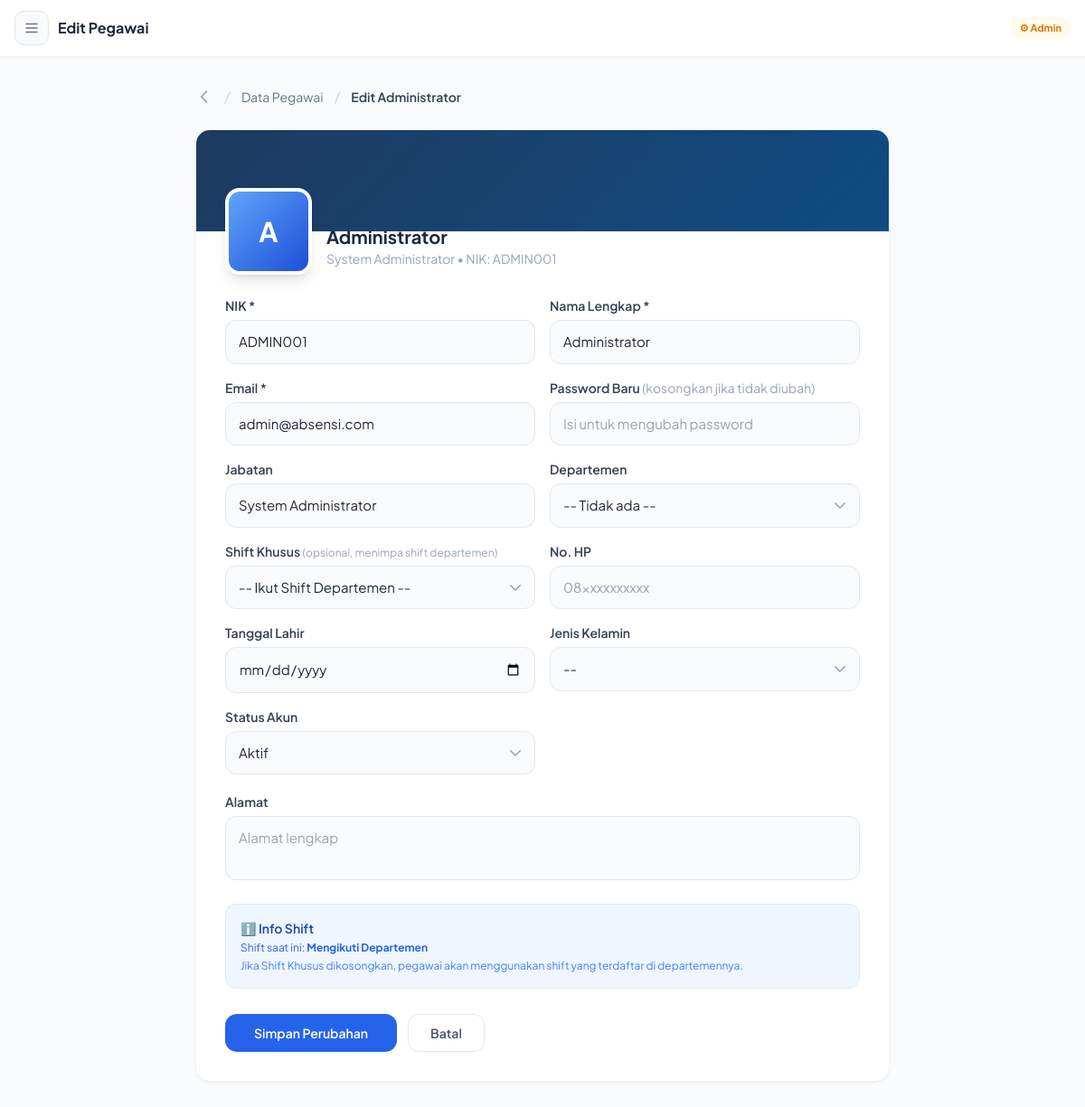
The page /admin/pegawai/edit/1 (signed in) on the database its author committed.
### tables this page shows
CREATE TABLE users (
            id INTEGER PRIMARY KEY AUTOINCREMENT,
            nik TEXT UNIQUE NOT NULL,
            nama TEXT NOT NULL,
            email TEXT UNIQUE NOT NULL,
            password TEXT NOT NULL,
            jabatan TEXT,
            departemen TEXT,
            departemen_id INTEGER,
            shift_id INTEGER,
            no_hp TEXT,
            alamat TEXT,
            tanggal_lahir TEXT,
            jenis_kelamin TEXT,
            foto TEXT,
            role TEXT DEFAULT "user",
            status TEXT DEFAULT "pending",
            created_at DATETIME DEFAULT CURRENT_TIMESTAMP,
            FOREIGN KEY(departemen_id) REFERENCES departemen(id),
            FOREIGN KEY(shift_id) REFERENCES shift(id)
        );

### app.py (the view, shortened to what this page needs)
@app.route('/admin/pegawai/edit/<int:uid>', methods=['GET','POST'])
@admin_required
def edit_pegawai(uid):
    conn=get_db()
    user=conn.execute("""SELECT u.*,d.nama as dept_nama,s.nama as shift_nama
        FROM users u LEFT JOIN departemen d ON u.departemen_id=d.id
        LEFT JOIN shift s ON u.shift_id=s.id WHERE u.id=?""",(uid,)).fetchone()
    depts=conn.execute("SELECT * FROM departemen WHERE aktif=1 ORDER BY nama").fetchall()
    shifts=conn.execute("SELECT * FROM shift WHERE aktif=1 ORDER BY jam_masuk").fetchall()
    conn.close(); return render_template('admin/edit_pegawai.html',user=user,depts=depts,shifts=shifts)

### app.py (called while the page is built)
def get_db():
    conn = sqlite3.connect(DB_PATH)
    conn.row_factory = sqlite3.Row
    return conn

def admin_required(f):
    @wraps(f)
    def dec(*a,**kw):
        if 'user_id' not in session or session.get('role')!='admin':
            flash('Akses ditolak!','error'); return redirect(url_for('dashboard'))
        return f(*a,**kw)
    return dec

### templates/admin/edit_pegawai.html (shortened to what this page needs)
{% extends 'admin/layout.html' %}
{% block page_title %}Edit Pegawai{% endblock %}
{% block content %}
<div class="max-w-3xl mx-auto">
  <div class="flex items-center gap-3 mb-6">
    <a href="/admin/pegawai" class="text-slate-400 hover:text-slate-600 transition-colors">
      <svg class="w-5 h-5" fill="none" stroke="currentColor" viewBox="0 0 24 24"><path stroke-linecap="round" stroke-linejoin="round" stroke-width="2" d="M15 19l-7-7 7-7"/></svg>
    </a>
    <span class="text-slate-300">/</span>
    <span class="text-sm text-slate-500">Data Pegawai</span>
    <span class="text-slate-300">/</span>
    <span class="text-sm font-semibold text-slate-700">Edit {{ user.nama }}</span>
  </div>
  <div class="bg-white rounded-2xl shadow-sm border border-slate-100 overflow-hidden">
    <div class="h-28 relative" style="background: linear-gradient(135deg, #1e3a5f, #0f4c81);"></div>
    <div class="px-8 pb-8">
      <div class="flex items-end gap-4 -mt-12 mb-6">
        <div class="relative group cursor-pointer" onclick="document.getElementById('foto-input').click()">
          {% if user.foto %}
          <img id="foto-preview" src="/static/uploads/photos/{{ user.foto }}" class="w-24 h-24 rounded-2xl object-cover border-4 border-white shadow-lg">
          {% else %}
          <div id="foto-preview-placeholder" class="w-24 h-24 rounded-2xl bg-gradient-to-br from-blue-400 to-blue-700 border-4 border-white shadow-lg flex items-center justify-center text-3xl font-bold text-white">
            {{ user.nama[0] }}
          </div>
          {% endif %}
        </div>
        <div class="pb-2">
          <p class="text-xl font-bold text-slate-800">{{ user.nama }}</p>
          <p class="text-slate-400 text-sm">{{ user.jabatan or '-' }} • NIK: {{ user.nik }}</p>
        </div>
      </div>
      <form method="POST" enctype="multipart/form-data" class="space-y-5">
        <div class="grid grid-cols-1 md:grid-cols-2 gap-4">
          <div>
            <label class="block text-sm font-semibold text-slate-700 mb-1.5">NIK *</label>
            <input type="text" name="nik" value="{{ user.nik }}" required class="input-field">
          </div>
          <div>
            <label class="block text-sm font-semibold text-slate-700 mb-1.5">Nama Lengkap *</label>
            <input type="text" name="nama" value="{{ user.nama }}" required class="input-field">
          </div>
          <div>
            <label class="block text-sm font-semibold text-slate-700 mb-1.5">Email *</label>
            <input type="email" name="email" value="{{ user.email }}" required class="input-field">
          </div>
          <div>
            <label class="block text-sm font-semibold text-slate-700 mb-1.5">Password Baru <span class="text-slate-400 font-normal">(kosongkan jika tidak diubah)</span></label>
            <input type="password" name="password" placeholder="Isi untuk mengubah password" minlength="6" class="input-field">
          </div>
          <div>
            <label class="block text-sm font-semibold text-slate-700 mb-1.5">Jabatan</label>
            <input type="text" name="jabatan" value="{{ user.jabatan or '' }}" placeholder="cth: Staff IT" class="input-field">
          </div>
          <div>
            <label class="block text-sm font-semibold text-slate-700 mb-1.5">Departemen</label>
            <select name="departemen_id" class="input-field">
              <option value="">-- Tidak ada --</option>
            </select>
          </div>
          <div>
            <label class="block text-sm font-semibold text-slate-700 mb-1.5">
              Shift Khusus
              <span class="text-xs font-normal text-slate-400">(opsional, menimpa shift departemen)</span>
            </label>
            <select name="shift_id" class="input-field">
              <option value="">-- Ikut Shift Departemen --</option>
            </select>
          </div>
          <div>
            <label class="block text-sm font-semibold text-slate-700 mb-1.5">No. HP</label>
            <input type="text" name="no_hp" value="{{ user.no_hp or '' }}" placeholder="08xxxxxxxxxx" class="input-field">
          </div>
          <div>
            <label class="block text-sm font-semibold text-slate-700 mb-1.5">Tanggal Lahir</label>
            <input type="date" name="tanggal_lahir" value="{{ user.tanggal_lahir or '' }}" class="input-field">
          </div>
          <div>
            <label class="block text-sm font-semibold text-slate-700 mb-1.5">Jenis Kelamin</label>
            <select name="jenis_kelamin" class="input-field">
              <option value="">--</option>
            </select>
          </div>
          <div>
            <label class="block text-sm font-semibold text-slate-700 mb-1.5">Status Akun</label>
            <select name="status" class="input-field">
              <option value="active" {% if user.status=='active' %}selected{% endif %}>Aktif</option>
            </select>
          </div>
        </div>
        <div>
          <label class="block text-sm font-semibold text-slate-700 mb-1.5">Alamat</label>
          <textarea name="alamat" rows="2" class="input-field resize-none" placeholder="Alamat lengkap">{{ user.alamat or '' }}</textarea>
        </div>
        <div class="p-4 bg-blue-50 rounded-xl border border-blue-100">
          <p class="text-sm font-semibold text-blue-800 mb-1">ℹ️ Info Shift</p>
          <p class="text-xs text-blue-600">
            Shift saat ini: <strong>{{ user.shift_nama or 'Mengikuti Departemen' }}</strong>
          </p>
          <p class="text-xs text-blue-500 mt-1">Jika Shift Khusus dikosongkan, pegawai akan menggunakan shift yang terdaftar di departemennya.</p>
        </div>
        <div class="flex gap-3 pt-2">
          <button type="submit" class="btn-primary px-8 py-2.5">Simpan Perubahan</button>
          <a href="/admin/pegawai" class="border border-slate-200 text-slate-600 font-semibold px-6 py-2.5 rounded-xl hover:bg-slate-50 text-sm transition-colors">Batal</a>
        </div>
      </form>
    </div>
  </div>
</div>
{% endblock %}

### templates/base.html (style rules this page uses)
* { font-family:'Plus Jakarta Sans',sans-serif;-webkit-tap-highlight-color:transparent;box-sizing:border-box }
body { -webkit-font-smoothing:antialiased }
.btn-primary { background:#2563eb;color:#fff;font-weight:600;padding:11px 20px;border-radius:13px;font-size:14px;border:none;cursor:pointer;transition:all .18s;display:inline-flex;align-items:center;justify-content:center;gap:6px;text-decoration:none;white-space:nowrap;-webkit-appearance:none }
.input-field { width:100%;background:#f8fafc;border:1.5px solid #e2e8f0;border-radius:12px;padding:12px 14px;font-size:15px;color:#1e293b;transition:all .18s;outline:none;-webkit-appearance:none;appearance:none }
select.input-field { background-repeat:no-repeat;background-position:right 12px center;background-size:18px;padding-right:36px }

### rows shown on the page
users: nama "Administrator", nama "A", jabatan "System Administrator", nik "ADMIN001", email "admin@absensi.com", status "Aktif"

### other values the page prints
{{ user.shift_nama or 'Mengikuti Departemen' }} "Mengikuti Departemen"
